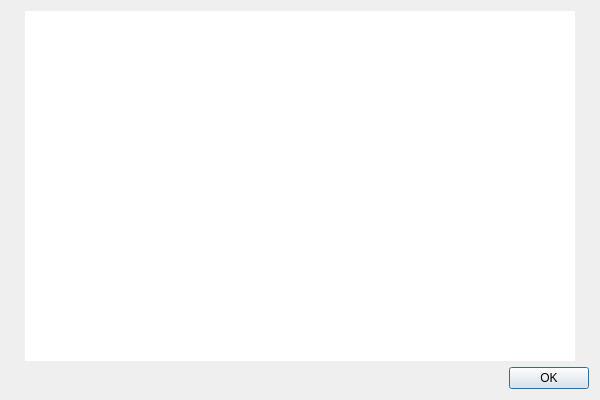
<?xml version="1.0" encoding="UTF-8"?>
<ui version="4.0">
 <class>About</class>
 <widget class="QDialog" name="About">
  <property name="geometry">
   <rect>
    <x>0</x>
    <y>0</y>
    <width>600</width>
    <height>400</height>
   </rect>
  </property>
  <property name="sizePolicy">
   <sizepolicy hsizetype="Expanding" vsizetype="Expanding">
    <horstretch>0</horstretch>
    <verstretch>0</verstretch>
   </sizepolicy>
  </property>
  <property name="minimumSize">
   <size>
    <width>600</width>
    <height>400</height>
   </size>
  </property>
  <property name="windowTitle">
   <string>Dialog</string>
  </property>
  <layout class="QGridLayout" name="gridLayout">
   <item row="0" column="1" rowspan="2" colspan="2">
    <widget class="QTextBrowser" name="aboutMessage">
     <property name="minimumSize">
      <size>
       <width>550</width>
       <height>250</height>
      </size>
     </property>
     <property name="font">
      <font>
       <pointsize>20</pointsize>
      </font>
     </property>
     <property name="focusPolicy">
      <enum>Qt::WheelFocus</enum>
     </property>
     <property name="frameShape">
      <enum>QFrame::NoFrame</enum>
     </property>
     <property name="frameShadow">
      <enum>QFrame::Plain</enum>
     </property>
     <property name="lineWidth">
      <number>0</number>
     </property>
    </widget>
   </item>
   <item row="2" column="0" colspan="4">
    <widget class="QDialogButtonBox" name="buttonBox">
     <property name="orientation">
      <enum>Qt::Horizontal</enum>
     </property>
     <property name="standardButtons">
      <set>QDialogButtonBox::Ok</set>
     </property>
    </widget>
   </item>
  </layout>
 </widget>
 <resources/>
 <connections>
  <connection>
   <sender>buttonBox</sender>
   <signal>accepted()</signal>
   <receiver>About</receiver>
   <slot>accept()</slot>
   <hints>
    <hint type="sourcelabel">
     <x>248</x>
     <y>254</y>
    </hint>
    <hint type="destinationlabel">
     <x>157</x>
     <y>274</y>
    </hint>
   </hints>
  </connection>
  <connection>
   <sender>buttonBox</sender>
   <signal>rejected()</signal>
   <receiver>About</receiver>
   <slot>reject()</slot>
   <hints>
    <hint type="sourcelabel">
     <x>316</x>
     <y>260</y>
    </hint>
    <hint type="destinationlabel">
     <x>286</x>
     <y>274</y>
    </hint>
   </hints>
  </connection>
 </connections>
</ui>
